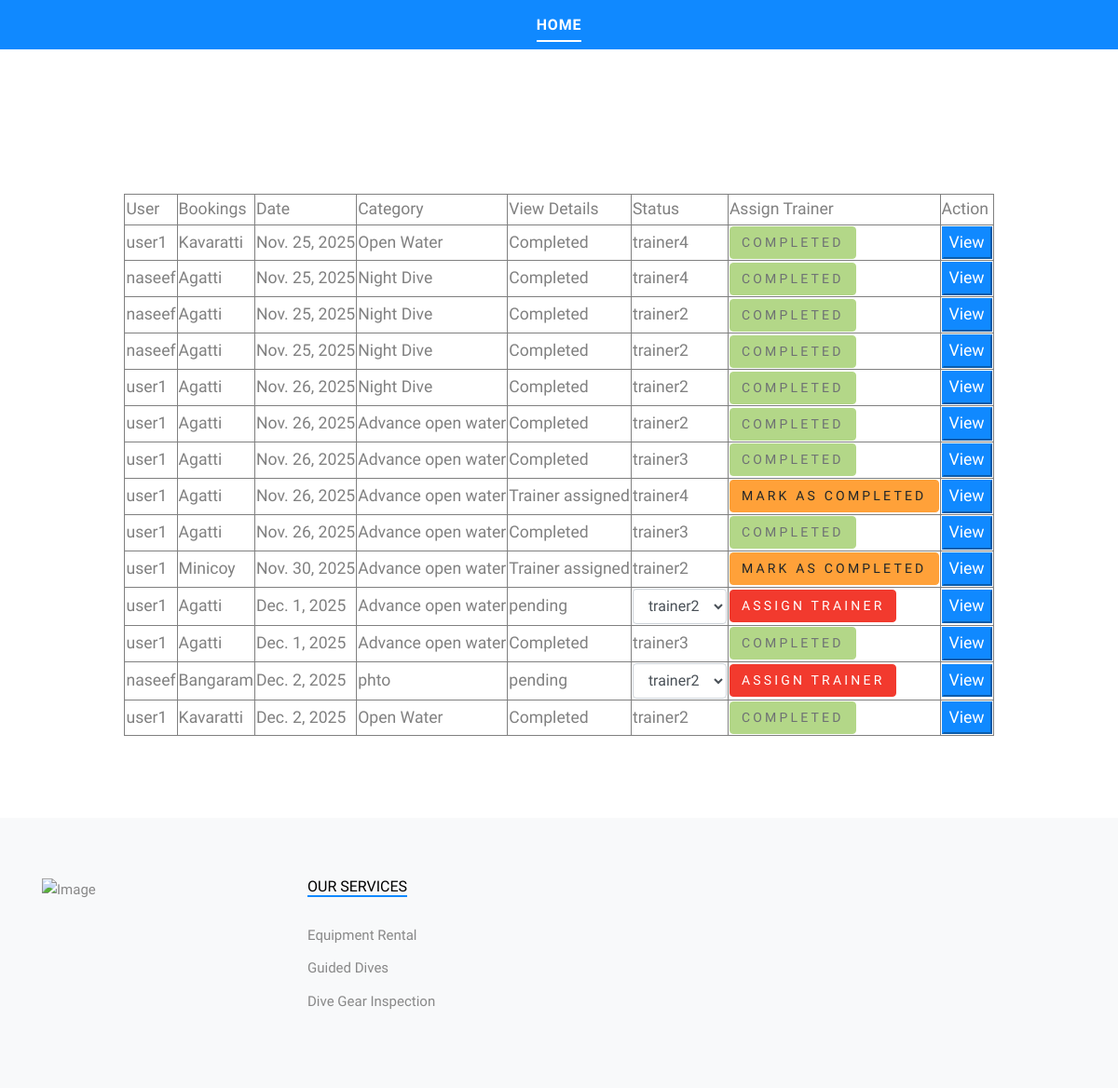
The app's page /admin_viewuserbooking with its own data.
### app/models.py (models this page shows)
class dive(models.Model):
    date = models.DateField(auto_now_add=True,null=True)
    user_id = models.ForeignKey(User,on_delete=models.CASCADE,null=True)
    places = models.ForeignKey(place,on_delete=models.CASCADE,null=True)
    categorys = models.ForeignKey(category,on_delete=models.CASCADE,null=True)
    status=models.CharField(default='pending')
    trainer_id= models.ForeignKey(trainer,on_delete=models.CASCADE,null=True)
    count=models.IntegerField(default=1)

class place(models.Model):
    name = models.CharField(max_length=100)

class category(models.Model):
    name = models.CharField(max_length=100)
    description = models.CharField(max_length=100)

class trainer(models.Model):
    name = models.CharField(max_length=100)
    gender = models.CharField(max_length=100)
    contact = models.CharField(max_length=100)
    email = models.EmailField(max_length=100)
    password = models.CharField(max_length=100)
    user_id = models.ForeignKey(User,on_delete=models.CASCADE)

### app/views.py (the view)
# urls.py: path('admin_viewuserbooking',views.viewbook,name='admin_viewuserbooking'),
def viewbook(request):
    data = dive.objects.all()
    data1=trainer.objects.all()
    return render(request,'admin_viewuserbooking.html',{'a':data,'b':data1})

### template/admin_viewuserbooking.html (shortened to what this page needs)
<!DOCTYPE html>
<html lang="en">
  {% load static %}
<head>
  <link rel="stylesheet" href="/static/main/fonts/icomoon/style.css">
  <link rel="stylesheet" href="/static/main/css/bootstrap.min.css">
  <link rel="stylesheet" href="/static/main/css/jquery-ui.css">
  <link rel="stylesheet" href="/static/main/css/owl.carousel.min.css">
  <link rel="stylesheet" href="/static/main/css/owl.theme.default.min.css">
  <link rel="stylesheet" href="/static/main/css/owl.theme.default.min.css">
  <link rel="stylesheet" href="/static/main/css/jquery.fancybox.min.css">
  <link rel="stylesheet" href="/static/main/css/bootstrap-datepicker.css">
  <link rel="stylesheet" href="/static/main/fonts/flaticon/font/flaticon.css">
  <link rel="stylesheet" href="/static/main/css/aos.css">
  <link href="/static/main/css/jquery.mb.YTPlayer.min.css" media="all" rel="stylesheet" type="text/css">
  <link rel="stylesheet" href="/static/main/css/style.css">
</head>
<body data-spy="scroll" data-target=".site-navbar-target" data-offset="300">
  <div class="site-wrap">
    <div class="header-top bg-light">
      <div class="site-navbar py-2 js-sticky-header site-navbar-target d-none pl-0 d-lg-block" role="banner">
        <div class="container">
          <div class="d-flex align-items-center">
            <div class="mx-auto">
              <nav class="site-navigation position-relative text-right" role="navigation">
                <ul class="site-menu main-menu js-clone-nav mr-auto d-none pl-0 d-lg-block">
                  <li class="active">
                    <a href="{% url 'admin_homepage' %}" class="nav-link text-left">Home</a>
                  </li>
                </ul>
              </nav>
            </div>
          </div>
        </div>
      </div>
    </div>
    <div class="site-section">
      <br><br><br><br>
<!DOCTYPE html>
<html lang="en">
<head>
</head>
<body>
        <table align="center" border="1">
            <thead>
              <tr>
                <td>User</td>
                <td>Bookings</td>
                <td>Date</td>
                <td>Category</td>
                <td>View Details</td>
                <td>Status</td>
                <td>Assign Trainer</td>
                <td>Action</td>
            </tr>
            </thead>
            <tbody>
          {% for i in a %}
<tr>
    <form action="{% url 'assign_trainer' i.id %}" method="POST">
        <td>{{ i.user_id.first_name }}</td>
        <td>{{ i.places.name }}</td>
        <td>{{ i.date }}</td>
        <td>{{ i.categorys.name }}</td>
        <td>{{ i.status }}</td>
        <td>
          {% if i.trainer_id == null %}
            <select name="trainer" class="form-control">
                {% for j in b %}
                    <option value="{{ j.id }}">{{ j.name }}</option>
                {% endfor %}
            </select>
          {% else %}
          {{i.trainer_id.name}}
          {% endif %}
        </td>
       <td>
    {% if i.status == "pending" %}
        <button type="submit" class="btn btn-danger">Assign Trainer</button>
    {% elif i.status == "Trainer assigned" %}
        <a href="{% url 'task_complete' i.id %}" class="btn btn-warning">
            Mark as completed
        </a>
    {% else %}
        <span class="btn btn-success disabled">Completed</span>
    {% endif %}
</td>
    </form>
     <td>
          <a href="{% url 'filled_forms' i.id %}"><button class="btn-primary">View</button></a>
        </td>
</tr>
{% endfor %}
            </tbody>
        </table>
</body>
</html>
    </div>
    <div class="footer bg-light">
      <div class="container">
        <div class="row">
          <div class="col-lg-3">
            <p class="mb-4"><img src="{% static 'Index/images/logo.png' %}" alt="Image" class="img-fluid"></p>
          </div>
          <div class="col-lg-3">
            <h3 class="footer-heading"><span>Our Services</span></h3>
            <ul class="list-unstyled">
              <li><a>Equipment Rental</a></li>
              <li><a>Guided Dives</a></li>
              <li><a>Dive Gear Inspection</a></li>
            </ul>
          </div>
        </div>
      </div>
    </div>
  </div>
</body>
</html>

### static/Index/css/style.css (style rules this page uses)
html { overflow-x: hidden; }
body { line-height: 1.7; color: gray; font-weight: 300; font-size: 1.1rem; }
a { -webkit-transition: .3s all ease; -o-transition: .3s all ease; transition: .3s all ease; }
h1, h2, h3, h4, h5, .h1, .h2, .h3, .h4, .h5 { font-family: "Oswald", sans-serif; }
.site-wrap:before { display: none; -webkit-transition: .3s all ease-in-out; -o-transition: .3s all ease-in-out; transition: .3s all ease-in-out; background: rgba(0, 0, 0, 0.6); content: ""; position: absolute; z-index: 2000; top: 0; left: 0; right: 0; bottom: 0; opacity: 0; visibility: hidden; }
.site-section { padding: 2.5em 0; }
@media (min-width: 768px) { .site-section { padding: 5em 0; } }
.site-navbar { font-family: "Oswald", sans-serif; margin-bottom: 0px; z-index: 1999; width: 100%; }
.site-navbar .site-navigation .site-menu { margin-bottom: 0; }
.site-navbar .site-navigation .site-menu .active > a { color: #fff; display: inline-block; padding: 5px 0px; margin-left: 20px; margin-right: 20px; position: relative; }
.site-navbar .site-navigation .site-menu .active > a:before { width: 100%; content: ""; height: 2px; left: 0; bottom: 0; background-color: #fff; }
.site-navbar .site-navigation .site-menu a { text-decoration: none !important; display: inline-block; }
.site-navbar .site-navigation .site-menu > li { display: inline-block; }
.site-navbar .site-navigation .site-menu > li > a { text-transform: uppercase; font-size: 16px; letter-spacing: .05rem; font-weight: 900; padding: 20px 20px; color: #fff; display: inline-block; text-decoration: none !important; }
.site-mobile-menu .site-nav-wrap { padding: 0; margin: 0; list-style: none; position: relative; }
.site-mobile-menu .site-nav-wrap a { padding: 10px 20px; display: block; position: relative; color: #212529; }
.site-mobile-menu .site-nav-wrap li { position: relative; display: block; }
.site-mobile-menu .site-nav-wrap li.active > a { color: #fff; }
.site-mobile-menu .site-nav-wrap > li { display: block; position: relative; float: left; width: 100%; }
.site-mobile-menu .site-nav-wrap > li > a { padding-left: 20px; font-size: 20px; }
.sticky-wrapper .site-navbar { -webkit-transition: .3s all ease; -o-transition: .3s all ease; transition: .3s all ease; background: #1089ff; }
.sticky-wrapper .site-navbar .site-menu > li { display: inline-block; }
.sticky-wrapper .site-navbar .site-menu > li.active > a { color: #fff; position: relative; }
.sticky-wrapper .site-navbar .site-menu > li.active > a:before { content: ""; position: absolute; bottom: 0; height: 2px; background: #fff; }
.footer { padding: 4rem 0; background: #000; font-size: 15px; color: #888; }
.footer .footer-heading { font-size: 16px; color: #000; margin-bottom: 30px; text-transform: uppercase; }
.footer .footer-heading > span { border-bottom: 2px solid #1089ff; }
.footer ul li { margin-bottom: 10px; }
.btn { text-transform: uppercase; font-size: 14px; letter-spacing: .2rem; font-family: "Oswald", sans-serif; }

### records on screen
dive: user_id.first_name "user1", places.name "Kavaratti", date "Nov. 25, 2025", categorys.name "Open Water", status "Completed", trainer_id.name "trainer4", shows "COMPLETED"
dive: user_id.first_name "naseef", places.name "Agatti", date "Nov. 25, 2025", categorys.name "Night Dive", status "Completed", trainer_id.name "trainer4", shows "COMPLETED"
dive: user_id.first_name "naseef", places.name "Agatti", date "Nov. 25, 2025", categorys.name "Night Dive", status "Completed", trainer_id.name "trainer2", shows "COMPLETED"
dive: user_id.first_name "naseef", places.name "Agatti", date "Nov. 25, 2025", categorys.name "Night Dive", status "Completed", trainer_id.name "trainer2", shows "COMPLETED"
dive: user_id.first_name "user1", places.name "Agatti", date "Nov. 26, 2025", categorys.name "Night Dive", status "Completed", trainer_id.name "trainer2", shows "COMPLETED"
dive: user_id.first_name "user1", places.name "Agatti", date "Nov. 26, 2025", categorys.name "Advance open water", status "Completed", trainer_id.name "trainer2", shows "COMPLETED"
dive: user_id.first_name "user1", places.name "Agatti", date "Nov. 26, 2025", categorys.name "Advance open water", status "Completed", trainer_id.name "trainer3", shows "COMPLETED"
dive: user_id.first_name "user1", places.name "Agatti", date "Nov. 26, 2025", categorys.name "Advance open water", status "Trainer assigned", trainer_id.name "trainer4", shows "MARK AS COMPLETED"
dive: user_id.first_name "user1", places.name "Agatti", date "Nov. 26, 2025", categorys.name "Advance open water", status "Completed", trainer_id.name "trainer3", shows "COMPLETED"
dive: user_id.first_name "user1", places.name "Minicoy", date "Nov. 30, 2025", categorys.name "Advance open water", status "Trainer assigned", trainer_id.name "trainer2", shows "MARK AS COMPLETED"
dive: user_id.first_name "user1", places.name "Agatti", date "Dec. 1, 2025", categorys.name "Advance open water", status "pending", shows "ASSIGN TRAINER"
dive: user_id.first_name "user1", places.name "Agatti", date "Dec. 1, 2025", categorys.name "Advance open water", status "Completed", trainer_id.name "trainer3", shows "COMPLETED"
dive: user_id.first_name "naseef", places.name "Bangaram", date "Dec. 2, 2025", categorys.name "phto", status "pending", shows "ASSIGN TRAINER"
dive: user_id.first_name "user1", places.name "Kavaratti", date "Dec. 2, 2025", categorys.name "Open Water", status "Completed", trainer_id.name "trainer2", shows "COMPLETED"

### other values on screen
form field trainer "trainer2"
